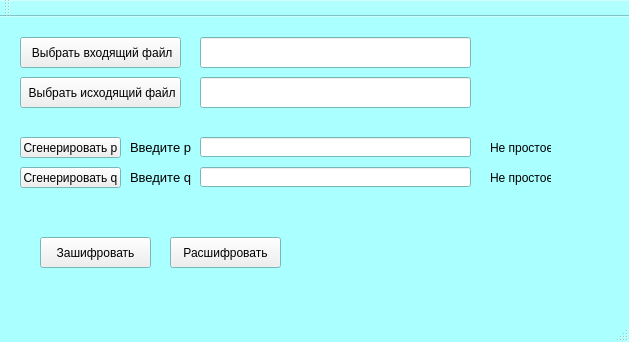
<?xml version="1.0" encoding="UTF-8"?>
<ui version="4.0">
 <class>MainWindow</class>
 <widget class="QMainWindow" name="MainWindow">
  <property name="geometry">
   <rect>
    <x>0</x>
    <y>0</y>
    <width>629</width>
    <height>342</height>
   </rect>
  </property>
  <property name="palette">
   <palette>
    <active>
     <colorrole role="Base">
      <brush brushstyle="SolidPattern">
       <color alpha="255">
        <red>255</red>
        <green>255</green>
        <blue>255</blue>
       </color>
      </brush>
     </colorrole>
     <colorrole role="Window">
      <brush brushstyle="SolidPattern">
       <color alpha="255">
        <red>170</red>
        <green>255</green>
        <blue>255</blue>
       </color>
      </brush>
     </colorrole>
    </active>
    <inactive>
     <colorrole role="Base">
      <brush brushstyle="SolidPattern">
       <color alpha="255">
        <red>255</red>
        <green>255</green>
        <blue>255</blue>
       </color>
      </brush>
     </colorrole>
     <colorrole role="Window">
      <brush brushstyle="SolidPattern">
       <color alpha="255">
        <red>170</red>
        <green>255</green>
        <blue>255</blue>
       </color>
      </brush>
     </colorrole>
    </inactive>
    <disabled>
     <colorrole role="Base">
      <brush brushstyle="SolidPattern">
       <color alpha="255">
        <red>170</red>
        <green>255</green>
        <blue>255</blue>
       </color>
      </brush>
     </colorrole>
     <colorrole role="Window">
      <brush brushstyle="SolidPattern">
       <color alpha="255">
        <red>170</red>
        <green>255</green>
        <blue>255</blue>
       </color>
      </brush>
     </colorrole>
    </disabled>
   </palette>
  </property>
  <property name="windowTitle">
   <string>RSA</string>
  </property>
  <widget class="QWidget" name="centralWidget">
   <widget class="QPushButton" name="pushOpen1">
    <property name="geometry">
     <rect>
      <x>20</x>
      <y>20</y>
      <width>161</width>
      <height>31</height>
     </rect>
    </property>
    <property name="text">
     <string> Выбрать входящий файл</string>
    </property>
   </widget>
   <widget class="QLineEdit" name="openline1">
    <property name="geometry">
     <rect>
      <x>200</x>
      <y>20</y>
      <width>271</width>
      <height>31</height>
     </rect>
    </property>
    <property name="readOnly">
     <bool>true</bool>
    </property>
   </widget>
   <widget class="QPushButton" name="pushOpen2">
    <property name="geometry">
     <rect>
      <x>20</x>
      <y>60</y>
      <width>161</width>
      <height>31</height>
     </rect>
    </property>
    <property name="text">
     <string> Выбрать исходящий файл</string>
    </property>
   </widget>
   <widget class="QLineEdit" name="openline2">
    <property name="geometry">
     <rect>
      <x>200</x>
      <y>60</y>
      <width>271</width>
      <height>31</height>
     </rect>
    </property>
    <property name="readOnly">
     <bool>true</bool>
    </property>
   </widget>
   <widget class="QPushButton" name="gen_p">
    <property name="geometry">
     <rect>
      <x>20</x>
      <y>120</y>
      <width>101</width>
      <height>21</height>
     </rect>
    </property>
    <property name="text">
     <string>Сгенерировать p</string>
    </property>
   </widget>
   <widget class="QLineEdit" name="linep">
    <property name="geometry">
     <rect>
      <x>200</x>
      <y>120</y>
      <width>271</width>
      <height>20</height>
     </rect>
    </property>
   </widget>
   <widget class="QLabel" name="n_p">
    <property name="geometry">
     <rect>
      <x>490</x>
      <y>120</y>
      <width>61</width>
      <height>21</height>
     </rect>
    </property>
    <property name="text">
     <string>Не простое </string>
    </property>
   </widget>
   <widget class="QLineEdit" name="lineq">
    <property name="geometry">
     <rect>
      <x>200</x>
      <y>150</y>
      <width>271</width>
      <height>20</height>
     </rect>
    </property>
   </widget>
   <widget class="QLabel" name="label_p">
    <property name="geometry">
     <rect>
      <x>130</x>
      <y>120</y>
      <width>61</width>
      <height>21</height>
     </rect>
    </property>
    <property name="font">
     <font>
      <pointsize>10</pointsize>
     </font>
    </property>
    <property name="text">
     <string>Введите р</string>
    </property>
   </widget>
   <widget class="QLabel" name="label_q">
    <property name="geometry">
     <rect>
      <x>130</x>
      <y>150</y>
      <width>61</width>
      <height>21</height>
     </rect>
    </property>
    <property name="font">
     <font>
      <pointsize>10</pointsize>
     </font>
    </property>
    <property name="text">
     <string>Введите q</string>
    </property>
   </widget>
   <widget class="QPushButton" name="pushto">
    <property name="geometry">
     <rect>
      <x>40</x>
      <y>220</y>
      <width>111</width>
      <height>31</height>
     </rect>
    </property>
    <property name="text">
     <string>Зашифровать</string>
    </property>
   </widget>
   <widget class="QPushButton" name="pushfrom">
    <property name="geometry">
     <rect>
      <x>170</x>
      <y>220</y>
      <width>111</width>
      <height>31</height>
     </rect>
    </property>
    <property name="text">
     <string>Расшифровать</string>
    </property>
   </widget>
   <widget class="QLabel" name="n_q">
    <property name="geometry">
     <rect>
      <x>490</x>
      <y>150</y>
      <width>61</width>
      <height>21</height>
     </rect>
    </property>
    <property name="text">
     <string>Не простое </string>
    </property>
   </widget>
   <widget class="QPushButton" name="gen_q">
    <property name="geometry">
     <rect>
      <x>20</x>
      <y>150</y>
      <width>101</width>
      <height>21</height>
     </rect>
    </property>
    <property name="text">
     <string>Сгенерировать q</string>
    </property>
   </widget>
  </widget>
  <widget class="QMenuBar" name="menuBar">
   <property name="geometry">
    <rect>
     <x>0</x>
     <y>0</y>
     <width>629</width>
     <height>20</height>
    </rect>
   </property>
  </widget>
  <widget class="QToolBar" name="mainToolBar">
   <attribute name="toolBarArea">
    <enum>TopToolBarArea</enum>
   </attribute>
   <attribute name="toolBarBreak">
    <bool>false</bool>
   </attribute>
  </widget>
  <widget class="QStatusBar" name="statusBar"/>
 </widget>
 <layoutdefault spacing="6" margin="11"/>
 <resources/>
 <connections/>
</ui>
